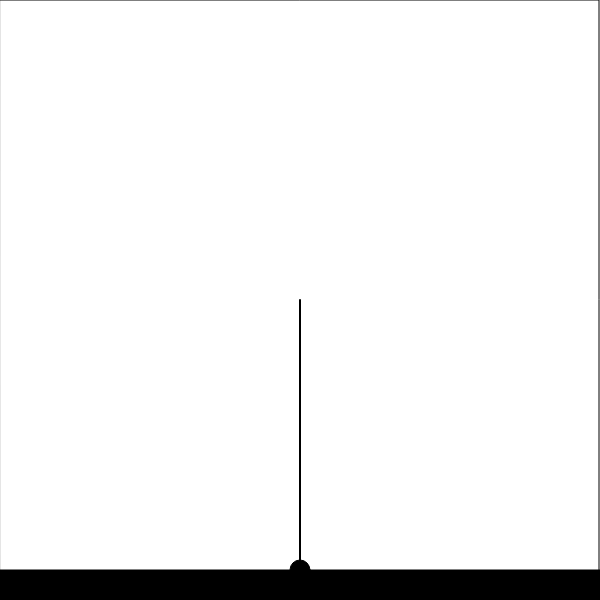
Frame 1 (no input)
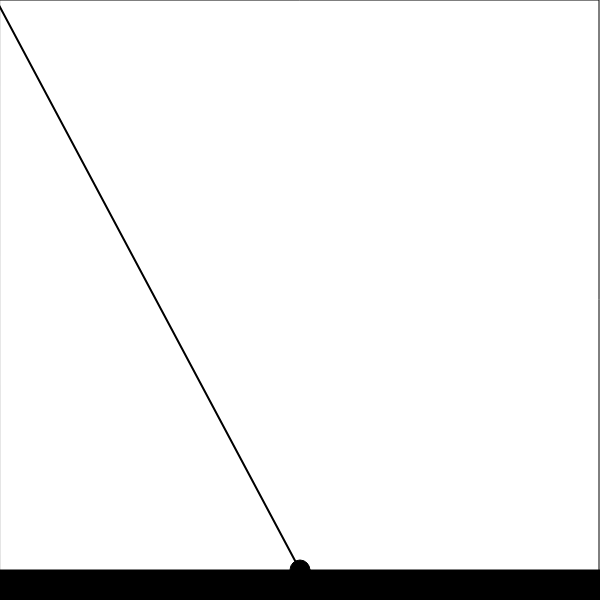
Frame 60 (no input)
Frame 120 (the mouse pressed at the canvas centre since frame 60): identical to frame 1, image omitted

The p5.js sketch that drew these frames (run headless with seeded random() and noise() and a simulated clock; from frame 60 on, the mouse is pressed at the canvas centre):

// p5.js sketch
// ── sketch.js
var player, ground;

function setup() {
  canvas = createCanvas(600,600);
  canvas.position((windowWidth / 2) - (canvas.width / 2),(windowHeight / 2) - (canvas.height / 2));

  ground = new Ground(30);
  player = new Player(ground.h);
}

function draw() {
  background(255);
  fill(255);
  rect(0,0,width-1,height-1);

  ground.show();
  player.show();
  player.turret_point(mouseX, mouseY);

}

class Ground {
  constructor(h) {
    this.h = h
    this.y = height - this.h;
  }

  show() {
    fill(0);
    rect(0,this.y,width,this.h);
  }
}


class Player {
  constructor(h) {
    this.x = width / 2;
    this.y = height - h;
    this.turret_x = width / 2;
    this.turret_y = width / 2;
  }

  turret_point(x, y) {
    this.turret_x = x;
    this.turret_y = y;
  }

  show() {
    fill(0);
    ellipse(this.x,this.y,20);

    push();
    strokeWeight(2);
    line(this.x, this.y, this.turret_x, this.turret_y);
    pop();
  }
}
